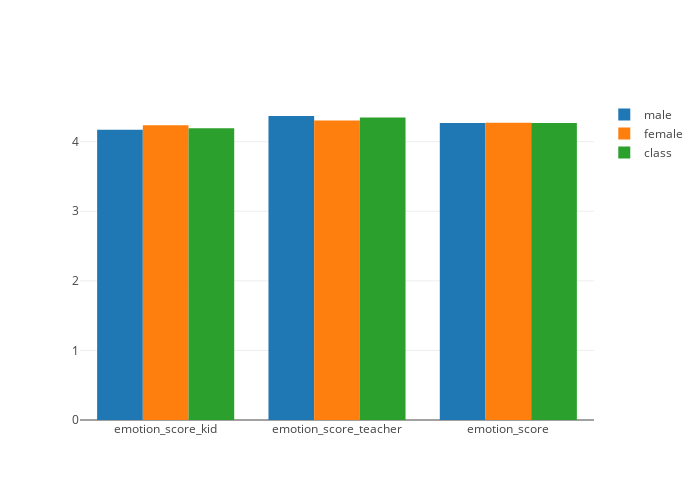

The code cell stored with this chart in its notebook:
### Markdown cell above
### Male vs Female teachers / kids

### Code cell
d2 = []
for col in ['male','female','class']:
    sex = [col] if col!='class' else ['male','female']
    trace = go.Bar(
        x=['emotion_score_kid','emotion_score_teacher','emotion_score'],
        y=df_cl_e[df_cl_e.kid_sex.isin(sex)][['emotion_score_kid','emotion_score_teacher','emotion_score']].mean(),
        name=col
    )
    d2.append(trace)
l2 = go.Layout(
    hovermode='closest',
    width=700,
    height=500,)
pyo.iplot(go.Figure(d2,l2))

### Figure 1 — Plotly figure (JSON) as saved in the notebook; plotly's stock layout.template omitted (floating-point values rounded to 4 significant figures)
{"data": [{"name": "male", "type": "bar", "uid": "bddfa8bc-6bc3-4851-b908-493ac7cc2b88", "x": ["emotion_score_kid", "emotion_score_teacher", "emotion_score"], "y": [4.17, 4.369, 4.27]}, {"name": "female", "type": "bar", "uid": "f809479b-56c4-46eb-affb-26080d153882", "x": ["emotion_score_kid", "emotion_score_teacher", "emotion_score"], "y": [4.238, 4.304, 4.271]}, {"name": "class", "type": "bar", "uid": "238b80c6-e839-47b1-a145-3f3dff2e845f", "x": ["emotion_score_kid", "emotion_score_teacher", "emotion_score"], "y": [4.192, 4.348, 4.27]}], "layout": {"height": 500, "hovermode": "closest", "width": 700, "xaxis": {"autorange": true, "range": [-0.5, 2.5], "type": "category"}, "yaxis": {"autorange": true, "range": [0, 4.599], "type": "linear"}}}
